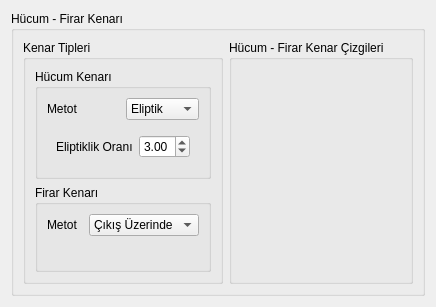
     <widget class="QWidget" name="page_2">
      <layout class="QVBoxLayout" name="verticalLayout_3">
       <item>
        <widget class="QGroupBox" name="groupBox_5">
         <property name="title">
          <string>Hücum - Firar Kenarı</string>
         </property>
         <layout class="QHBoxLayout" name="horizontalLayout_4">
          <item>
           <widget class="QGroupBox" name="groupBox_12">
            <property name="sizePolicy">
             <sizepolicy hsizetype="Maximum" vsizetype="Preferred">
              <horstretch>0</horstretch>
              <verstretch>0</verstretch>
             </sizepolicy>
            </property>
            <property name="title">
             <string>Kenar Tipleri</string>
            </property>
            <layout class="QVBoxLayout" name="verticalLayout_5">
             <item>
              <widget class="QGroupBox" name="groupBox_leading">
               <property name="title">
                <string>Hücum Kenarı</string>
               </property>
               <layout class="QGridLayout" name="gridLayout_12">
                <item row="0" column="1">
                 <widget class="QComboBox" name="comboBox_leading">
                  <item>
                   <property name="text">
                    <string>Eliptik</string>
                   </property>
                  </item>
                 </widget>
                </item>
                <item row="0" column="0">
                 <widget class="QLabel" name="label_44">
                  <property name="text">
                   <string>Metot</string>
                  </property>
                 </widget>
                </item>
                <item row="3" column="0" colspan="2">
                 <widget class="QStackedWidget" name="stackedWidget_leading">
                  <widget class="QWidget" name="page_4">
                   <layout class="QGridLayout" name="gridLayout_13">
                    <item row="0" column="0">
                     <widget class="QLabel" name="label_45">
                      <property name="text">
                       <string>Eliptiklik Oranı</string>
                      </property>
                     </widget>
                    </item>
                    <item row="0" column="1">
                     <widget class="QDoubleSpinBox" name="doubleSpinBox_leading_ratio">
                      <property name="minimum">
                       <double>0.200000000000000</double>
                      </property>
                      <property name="maximum">
                       <double>5.000000000000000</double>
                      </property>
                      <property name="singleStep">
                       <double>0.100000000000000</double>
                      </property>
                      <property name="value">
                       <double>3.000000000000000</double>
                      </property>
                     </widget>
                    </item>
                   </layout>
                  </widget>
                  <widget class="QWidget" name="page_5"/>
                 </widget>
                </item>
               </layout>
              </widget>
             </item>
             <item>
              <widget class="QGroupBox" name="groupBox_14">
               <property name="title">
                <string>Firar Kenarı</string>
               </property>
               <layout class="QGridLayout" name="gridLayout_17">
                <item row="1" column="0" colspan="2">
                 <widget class="QStackedWidget" name="stackedWidget_trailing">
                  <widget class="QWidget" name="page_6">
                   <layout class="QGridLayout" name="gridLayout_18"/>
                  </widget>
                  <widget class="QWidget" name="page_7"/>
                 </widget>
                </item>
                <item row="0" column="1">
                 <widget class="QComboBox" name="comboBox_trailing">
                  <item>
                   <property name="text">
                    <string>Çıkış Üzerinde</string>
                   </property>
                  </item>
                 </widget>
                </item>
                <item row="0" column="0">
                 <widget class="QLabel" name="label_47">
                  <property name="text">
                   <string>Metot</string>
                  </property>
                 </widget>
                </item>
               </layout>
              </widget>
             </item>
            </layout>
           </widget>
          </item>
          <item>
           <widget class="QGroupBox" name="groupBox_11">
            <property name="title">
             <string>Hücum - Firar Kenar Çizgileri</string>
            </property>
            <layout class="QVBoxLayout" name="verticalLayout_7">
             <item>
              <widget class="QWidget" name="toolbar_edges" native="true">
               <property name="sizePolicy">
                <sizepolicy hsizetype="Preferred" vsizetype="Maximum">
                 <horstretch>0</horstretch>
                 <verstretch>0</verstretch>
                </sizepolicy>
               </property>
               <property name="minimumSize">
                <size>
                 <width>0</width>
                 <height>50</height>
                </size>
               </property>
              </widget>
             </item>
             <item>
              <widget class="QWidget" name="figure_wedges" native="true">
               <property name="sizePolicy">
                <sizepolicy hsizetype="Minimum" vsizetype="Minimum">
                 <horstretch>0</horstretch>
                 <verstretch>0</verstretch>
                </sizepolicy>
               </property>
              </widget>
             </item>
            </layout>
           </widget>
          </item>
         </layout>
        </widget>
       </item>
      </layout>
     </widget>
